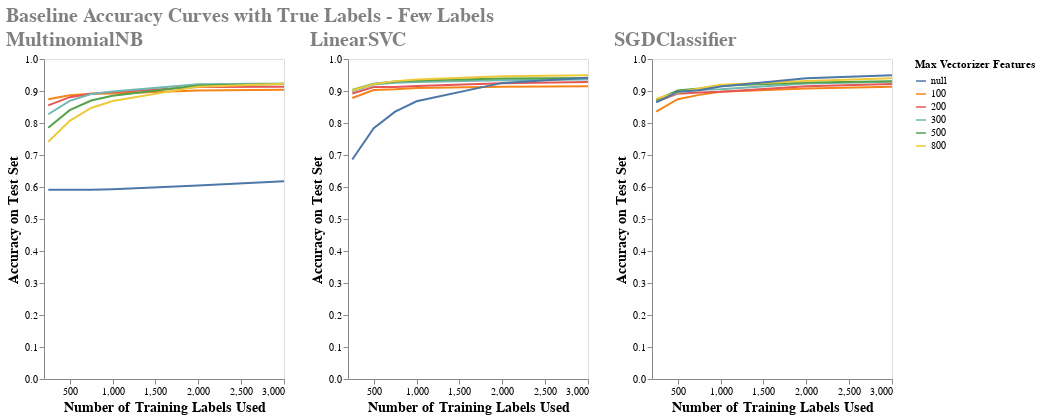

Write notebook code for a chart like this one.
### Markdown cell above
Zoom in to the early part of the chart and the first labels added.

### Code cell
upper_early_sample_limit = 3000
chrts_early = []
for model_type in model_dict.keys():
    chrts_early.append(chart_results_curve(df_results.loc[(df_results['model_type']==model_type) & (df_results['samples']<=upper_early_sample_limit)], model_type))

super_chrt_early = alt.hconcat(chrts_early[0] | chrts_early [1] | chrts_early [2]).properties(
    title='Baseline Accuracy Curves with True Labels - Few Labels'
).configure_title(
    fontSize=20,
    anchor='start',
    color='gray'
)
super_chrt_early.save('super_chrt_early.html')
super_chrt_early

### Figure 1 — Vega-Lite specification as saved in the notebook (floating-point values rounded to 4 significant figures)
{"usermeta": {"embedOptions": {"theme": "fivethirtyeight"}}, "config": {"view": {"continuousWidth": 400, "continuousHeight": 300}, "title": {"anchor": "start", "color": "gray", "fontSize": 20}}, "hconcat": [{"hconcat": [{"data": {"name": "data-f988212a88617365e2b28dd4eb2c5d6e"}, "mark": "line", "encoding": {"color": {"type": "nominal", "field": "vectorizer_num_features", "title": "Max Vectorizer Features"}, "tooltip": [{"type": "quantitative", "field": "samples", "format": ",.0f"}, {"type": "quantitative", "field": "test_accuracy", "format": ",.4f"}, {"type": "quantitative", "field": "vectorizer_num_features"}, {"type": "quantitative", "field": "run_time", "format": ",.4f"}], "x": {"type": "quantitative", "axis": {"grid": false, "title": "Number of Training Labels Used", "titleFontSize": 14}, "field": "samples"}, "y": {"type": "quantitative", "axis": {"grid": false, "title": "Accuracy on Test Set", "titleFontSize": 14}, "field": "test_accuracy", "scale": {"domain": [0.0, 1.0]}}}, "height": 320, "title": "MultinomialNB", "width": 240}, {"data": {"name": "data-8642ecf07e3af6ce29a9e333314ac62f"}, "mark": "line", "encoding": {"color": {"type": "nominal", "field": "vectorizer_num_features", "title": "Max Vectorizer Features"}, "tooltip": [{"type": "quantitative", "field": "samples", "format": ",.0f"}, {"type": "quantitative", "field": "test_accuracy", "format": ",.4f"}, {"type": "quantitative", "field": "vectorizer_num_features"}, {"type": "quantitative", "field": "run_time", "format": ",.4f"}], "x": {"type": "quantitative", "axis": {"grid": false, "title": "Number of Training Labels Used", "titleFontSize": 14}, "field": "samples"}, "y": {"type": "quantitative", "axis": {"grid": false, "title": "Accuracy on Test Set", "titleFontSize": 14}, "field": "test_accuracy", "scale": {"domain": [0.0, 1.0]}}}, "height": 320, "title": "LinearSVC", "width": 240}, {"data": {"name": "data-0bd81271b30c9e01176039b0a27c544c"}, "mark": "line", "encoding": {"color": {"type": "nominal", "field": "vectorizer_num_features", "title": "Max Vectorizer Features"}, "tooltip": [{"type": "quantitative", "field": "samples", "format": ",.0f"}, {"type": "quantitative", "field": "test_accuracy", "format": ",.4f"}, {"type": "quantitative", "field": "vectorizer_num_features"}, {"type": "quantitative", "field": "run_time", "format": ",.4f"}], "x": {"type": "quantitative", "axis": {"grid": false, "title": "Number of Training Labels Used", "titleFontSize": 14}, "field": "samples"}, "y": {"type": "quantitative", "axis": {"grid": false, "title": "Accuracy on Test Set", "titleFontSize": 14}, "field": "test_accuracy", "scale": {"domain": [0.0, 1.0]}}}, "height": 320, "title": "SGDClassifier", "width": 240}]}], "title": "Baseline Accuracy Curves with True Labels - Few Labels", "$schema": "https://vega.github.io/schema/vega-lite/v4.8.1.json", "datasets": {"data-f988212a88617365e2b28dd4eb2c5d6e": [{"model_type": "MultinomialNB", "vectorizer_num_features": 100, "semi_supervised": false, "samples": 250, "dummy_train_accuracy": 0.3347, "dummy_test_accuracy": 0.37, "train_accuracy": 0.9203, "test_accuracy": 0.8745, "run_time": 0.003001}, {"model_type": "MultinomialNB", "vectorizer_num_features": 100, "semi_supervised": false, "samples": 500, "dummy_train_accuracy": 0.3673, "dummy_test_accuracy": 0.3848, "train_accuracy": 0.9202, "test_accuracy": 0.8869, "run_time": 0.003}, {"model_type": "MultinomialNB", "vectorizer_num_features": 100, "semi_supervised": false, "samples": 750, "dummy_train_accuracy": 0.3728, "dummy_test_accuracy": 0.3884, "train_accuracy": 0.9108, "test_accuracy": 0.8914, "run_time": 0.004001}, {"model_type": "MultinomialNB", "vectorizer_num_features": 100, "semi_supervised": false, "samples": 1000, "dummy_train_accuracy": 0.3796, "dummy_test_accuracy": 0.3867, "train_accuracy": 0.9071, "test_accuracy": 0.892, "run_time": 0.003}, {"model_type": "MultinomialNB", "vectorizer_num_features": 100, "semi_supervised": false, "samples": 2000, "dummy_train_accuracy": 0.3828, "dummy_test_accuracy": 0.3835, "train_accuracy": 0.9055, "test_accuracy": 0.9013, "run_time": 0.005999}, {"model_type": "MultinomialNB", "vectorizer_num_features": 100, "semi_supervised": false, "samples": 3000, "dummy_train_accuracy": 0.3982, "dummy_test_accuracy": 0.3877, "train_accuracy": 0.9034, "test_accuracy": 0.904, "run_time": 0.01298}, {"model_type": "MultinomialNB", "vectorizer_num_features": 200, "semi_supervised": false, "samples": 250, "dummy_train_accuracy": 0.3347, "dummy_test_accuracy": 0.37, "train_accuracy": 0.9084, "test_accuracy": 0.8549, "run_time": 0.004003}, {"model_type": "MultinomialNB", "vectorizer_num_features": 200, "semi_supervised": false, "samples": 500, "dummy_train_accuracy": 0.3673, "dummy_test_accuracy": 0.3848, "train_accuracy": 0.9261, "test_accuracy": 0.8807, "run_time": 0.003015}, {"model_type": "MultinomialNB", "vectorizer_num_features": 200, "semi_supervised": false, "samples": 750, "dummy_train_accuracy": 0.3728, "dummy_test_accuracy": 0.3884, "train_accuracy": 0.9281, "test_accuracy": 0.8916, "run_time": 0.002997}, {"model_type": "MultinomialNB", "vectorizer_num_features": 200, "semi_supervised": false, "samples": 1000, "dummy_train_accuracy": 0.3796, "dummy_test_accuracy": 0.3867, "train_accuracy": 0.9281, "test_accuracy": 0.8964, "run_time": 0.003978}, {"model_type": "MultinomialNB", "vectorizer_num_features": 200, "semi_supervised": false, "samples": 2000, "dummy_train_accuracy": 0.3828, "dummy_test_accuracy": 0.3835, "train_accuracy": 0.929, "test_accuracy": 0.9124, "run_time": 0.005998}, {"model_type": "MultinomialNB", "vectorizer_num_features": 200, "semi_supervised": false, "samples": 3000, "dummy_train_accuracy": 0.3982, "dummy_test_accuracy": 0.3877, "train_accuracy": 0.923, "test_accuracy": 0.9136, "run_time": 0.009008}, {"model_type": "MultinomialNB", "vectorizer_num_features": 300, "semi_supervised": false, "samples": 250, "dummy_train_accuracy": 0.3347, "dummy_test_accuracy": 0.37, "train_accuracy": 0.8964, "test_accuracy": 0.8273, "run_time": 0.002987}, {"model_type": "MultinomialNB", "vectorizer_num_features": 300, "semi_supervised": false, "samples": 500, "dummy_train_accuracy": 0.3673, "dummy_test_accuracy": 0.3848, "train_accuracy": 0.9401, "test_accuracy": 0.8692, "run_time": 0.003001}, {"model_type": "MultinomialNB", "vectorizer_num_features": 300, "semi_supervised": false, "samples": 750, "dummy_train_accuracy": 0.3728, "dummy_test_accuracy": 0.3884, "train_accuracy": 0.9481, "test_accuracy": 0.8905, "run_time": 0.002998}, {"model_type": "MultinomialNB", "vectorizer_num_features": 300, "semi_supervised": false, "samples": 1000, "dummy_train_accuracy": 0.3796, "dummy_test_accuracy": 0.3867, "train_accuracy": 0.9431, "test_accuracy": 0.8985, "run_time": 0.003}, {"model_type": "MultinomialNB", "vectorizer_num_features": 300, "semi_supervised": false, "samples": 2000, "dummy_train_accuracy": 0.3828, "dummy_test_accuracy": 0.3835, "train_accuracy": 0.9395, "test_accuracy": 0.9209, "run_time": 0.006001}, {"model_type": "MultinomialNB", "vectorizer_num_features": 300, "semi_supervised": false, "samples": 3000, "dummy_train_accuracy": 0.3982, "dummy_test_accuracy": 0.3877, "train_accuracy": 0.9357, "test_accuracy": 0.9234, "run_time": 0.009006}, {"model_type": "MultinomialNB", "vectorizer_num_features": 500, "semi_supervised": false, "samples": 250, "dummy_train_accuracy": 0.3347, "dummy_test_accuracy": 0.37, "train_accuracy": 0.9004, "test_accuracy": 0.7854, "run_time": 0.003002}, {"model_type": "MultinomialNB", "vectorizer_num_features": 500, "semi_supervised": false, "samples": 500, "dummy_train_accuracy": 0.3673, "dummy_test_accuracy": 0.3848, "train_accuracy": 0.9222, "test_accuracy": 0.8402, "run_time": 0.004001}, {"model_type": "MultinomialNB", "vectorizer_num_features": 500, "semi_supervised": false, "samples": 750, "dummy_train_accuracy": 0.3728, "dummy_test_accuracy": 0.3884, "train_accuracy": 0.9348, "test_accuracy": 0.8703, "run_time": 0.005001}, {"model_type": "MultinomialNB", "vectorizer_num_features": 500, "semi_supervised": false, "samples": 1000, "dummy_train_accuracy": 0.3796, "dummy_test_accuracy": 0.3867, "train_accuracy": 0.9401, "test_accuracy": 0.8851, "run_time": 0.004001}, {"model_type": "MultinomialNB", "vectorizer_num_features": 500, "semi_supervised": false, "samples": 2000, "dummy_train_accuracy": 0.3828, "dummy_test_accuracy": 0.3835, "train_accuracy": 0.9455, "test_accuracy": 0.9175, "run_time": 0.005004}, {"model_type": "MultinomialNB", "vectorizer_num_features": 500, "semi_supervised": false, "samples": 3000, "dummy_train_accuracy": 0.3982, "dummy_test_accuracy": 0.3877, "train_accuracy": 0.942, "test_accuracy": 0.9219, "run_time": 0.008012}, {"model_type": "MultinomialNB", "vectorizer_num_features": 800, "semi_supervised": false, "samples": 250, "dummy_train_accuracy": 0.3347, "dummy_test_accuracy": 0.37, "train_accuracy": 0.8685, "test_accuracy": 0.7412, "run_time": 0.004001}, {"model_type": "MultinomialNB", "vectorizer_num_features": 800, "semi_supervised": false, "samples": 500, "dummy_train_accuracy": 0.3673, "dummy_test_accuracy": 0.3848, "train_accuracy": 0.9102, "test_accuracy": 0.8069, "run_time": 0.003008}, {"model_type": "MultinomialNB", "vectorizer_num_features": 800, "semi_supervised": false, "samples": 750, "dummy_train_accuracy": 0.3728, "dummy_test_accuracy": 0.3884, "train_accuracy": 0.9281, "test_accuracy": 0.847, "run_time": 0.003005}, {"model_type": "MultinomialNB", "vectorizer_num_features": 800, "semi_supervised": false, "samples": 1000, "dummy_train_accuracy": 0.3796, "dummy_test_accuracy": 0.3867, "train_accuracy": 0.9371, "test_accuracy": 0.8686, "run_time": 0.004}, {"model_type": "MultinomialNB", "vectorizer_num_features": 800, "semi_supervised": false, "samples": 2000, "dummy_train_accuracy": 0.3828, "dummy_test_accuracy": 0.3835, "train_accuracy": 0.9525, "test_accuracy": 0.9137, "run_time": 0.004976}, {"model_type": "MultinomialNB", "vectorizer_num_features": 800, "semi_supervised": false, "samples": 3000, "dummy_train_accuracy": 0.3982, "dummy_test_accuracy": 0.3877, "train_accuracy": 0.949, "test_accuracy": 0.9224, "run_time": 0.011}, {"model_type": "MultinomialNB", "vectorizer_num_features": null, "semi_supervised": false, "samples": 250, "dummy_train_accuracy": 0.3347, "dummy_test_accuracy": 0.37, "train_accuracy": 0.5976, "test_accuracy": 0.5916, "run_time": 0.06401}, {"model_type": "MultinomialNB", "vectorizer_num_features": null, "semi_supervised": false, "samples": 500, "dummy_train_accuracy": 0.3673, "dummy_test_accuracy": 0.3848, "train_accuracy": 0.5828, "test_accuracy": 0.5914, "run_time": 0.08101}, {"model_type": "MultinomialNB", "vectorizer_num_features": null, "semi_supervised": false, "samples": 750, "dummy_train_accuracy": 0.3728, "dummy_test_accuracy": 0.3884, "train_accuracy": 0.5912, "test_accuracy": 0.5914, "run_time": 0.096}, {"model_type": "MultinomialNB", "vectorizer_num_features": null, "semi_supervised": false, "samples": 1000, "dummy_train_accuracy": 0.3796, "dummy_test_accuracy": 0.3867, "train_accuracy": 0.6104, "test_accuracy": 0.5929, "run_time": 0.069}, {"model_type": "MultinomialNB", "vectorizer_num_features": null, "semi_supervised": false, "samples": 2000, "dummy_train_accuracy": 0.3828, "dummy_test_accuracy": 0.3835, "train_accuracy": 0.6472, "test_accuracy": 0.6047, "run_time": 0.07202}, {"model_type": "MultinomialNB", "vectorizer_num_features": null, "semi_supervised": false, "samples": 3000, "dummy_train_accuracy": 0.3982, "dummy_test_accuracy": 0.3877, "train_accuracy": 0.6701, "test_accuracy": 0.6177, "run_time": 0.068}], "data-8642ecf07e3af6ce29a9e333314ac62f": [{"model_type": "LinearSVC", "vectorizer_num_features": 100, "semi_supervised": false, "samples": 250, "dummy_train_accuracy": 0.3347, "dummy_test_accuracy": 0.37, "train_accuracy": 0.988, "test_accuracy": 0.878, "run_time": 0.005004}, {"model_type": "LinearSVC", "vectorizer_num_features": 100, "semi_supervised": false, "samples": 500, "dummy_train_accuracy": 0.3673, "dummy_test_accuracy": 0.3848, "train_accuracy": 0.9661, "test_accuracy": 0.9031, "run_time": 0.004001}, {"model_type": "LinearSVC", "vectorizer_num_features": 100, "semi_supervised": false, "samples": 750, "dummy_train_accuracy": 0.3728, "dummy_test_accuracy": 0.3884, "train_accuracy": 0.9481, "test_accuracy": 0.9052, "run_time": 0.004017}, {"model_type": "LinearSVC", "vectorizer_num_features": 100, "semi_supervised": false, "samples": 1000, "dummy_train_accuracy": 0.3796, "dummy_test_accuracy": 0.3867, "train_accuracy": 0.9481, "test_accuracy": 0.9096, "run_time": 0.008023}, {"model_type": "LinearSVC", "vectorizer_num_features": 100, "semi_supervised": false, "samples": 2000, "dummy_train_accuracy": 0.3828, "dummy_test_accuracy": 0.3835, "train_accuracy": 0.937, "test_accuracy": 0.9135, "run_time": 0.009004}, {"model_type": "LinearSVC", "vectorizer_num_features": 100, "semi_supervised": false, "samples": 3000, "dummy_train_accuracy": 0.3982, "dummy_test_accuracy": 0.3877, "train_accuracy": 0.9327, "test_accuracy": 0.9152, "run_time": 0.022}, {"model_type": "LinearSVC", "vectorizer_num_features": 200, "semi_supervised": false, "samples": 250, "dummy_train_accuracy": 0.3347, "dummy_test_accuracy": 0.37, "train_accuracy": 1.0, "test_accuracy": 0.8922, "run_time": 0.003}, {"model_type": "LinearSVC", "vectorizer_num_features": 200, "semi_supervised": false, "samples": 500, "dummy_train_accuracy": 0.3673, "dummy_test_accuracy": 0.3848, "train_accuracy": 0.994, "test_accuracy": 0.9121, "run_time": 0.003992}, {"model_type": "LinearSVC", "vectorizer_num_features": 200, "semi_supervised": false, "samples": 750, "dummy_train_accuracy": 0.3728, "dummy_test_accuracy": 0.3884, "train_accuracy": 0.988, "test_accuracy": 0.9127, "run_time": 0.006002}, {"model_type": "LinearSVC", "vectorizer_num_features": 200, "semi_supervised": false, "samples": 1000, "dummy_train_accuracy": 0.3796, "dummy_test_accuracy": 0.3867, "train_accuracy": 0.98, "test_accuracy": 0.9158, "run_time": 0.006001}, {"model_type": "LinearSVC", "vectorizer_num_features": 200, "semi_supervised": false, "samples": 2000, "dummy_train_accuracy": 0.3828, "dummy_test_accuracy": 0.3835, "train_accuracy": 0.9655, "test_accuracy": 0.9243, "run_time": 0.008999}, {"model_type": "LinearSVC", "vectorizer_num_features": 200, "semi_supervised": false, "samples": 3000, "dummy_train_accuracy": 0.3982, "dummy_test_accuracy": 0.3877, "train_accuracy": 0.9577, "test_accuracy": 0.9279, "run_time": 0.014}, {"model_type": "LinearSVC", "vectorizer_num_features": 300, "semi_supervised": false, "samples": 250, "dummy_train_accuracy": 0.3347, "dummy_test_accuracy": 0.37, "train_accuracy": 1.0, "test_accuracy": 0.8991, "run_time": 0.003002}, {"model_type": "LinearSVC", "vectorizer_num_features": 300, "semi_supervised": false, "samples": 500, "dummy_train_accuracy": 0.3673, "dummy_test_accuracy": 0.3848, "train_accuracy": 0.998, "test_accuracy": 0.9201, "run_time": 0.004001}, {"model_type": "LinearSVC", "vectorizer_num_features": 300, "semi_supervised": false, "samples": 750, "dummy_train_accuracy": 0.3728, "dummy_test_accuracy": 0.3884, "train_accuracy": 0.996, "test_accuracy": 0.9261, "run_time": 0.005001}, {"model_type": "LinearSVC", "vectorizer_num_features": 300, "semi_supervised": false, "samples": 1000, "dummy_train_accuracy": 0.3796, "dummy_test_accuracy": 0.3867, "train_accuracy": 0.985, "test_accuracy": 0.9284, "run_time": 0.005}, {"model_type": "LinearSVC", "vectorizer_num_features": 300, "semi_supervised": false, "samples": 2000, "dummy_train_accuracy": 0.3828, "dummy_test_accuracy": 0.3835, "train_accuracy": 0.977, "test_accuracy": 0.9338, "run_time": 0.01}, {"model_type": "LinearSVC", "vectorizer_num_features": 300, "semi_supervised": false, "samples": 3000, "dummy_train_accuracy": 0.3982, "dummy_test_accuracy": 0.3877, "train_accuracy": 0.9703, "test_accuracy": 0.9361, "run_time": 0.014}, {"model_type": "LinearSVC", "vectorizer_num_features": 500, "semi_supervised": false, "samples": 250, "dummy_train_accuracy": 0.3347, "dummy_test_accuracy": 0.37, "train_accuracy": 1.0, "test_accuracy": 0.9029, "run_time": 0.003995}, {"model_type": "LinearSVC", "vectorizer_num_features": 500, "semi_supervised": false, "samples": 500, "dummy_train_accuracy": 0.3673, "dummy_test_accuracy": 0.3848, "train_accuracy": 0.998, "test_accuracy": 0.923, "run_time": 0.004}, {"model_type": "LinearSVC", "vectorizer_num_features": 500, "semi_supervised": false, "samples": 750, "dummy_train_accuracy": 0.3728, "dummy_test_accuracy": 0.3884, "train_accuracy": 0.9947, "test_accuracy": 0.9295, "run_time": 0.00601}, {"model_type": "LinearSVC", "vectorizer_num_features": 500, "semi_supervised": false, "samples": 1000, "dummy_train_accuracy": 0.3796, "dummy_test_accuracy": 0.3867, "train_accuracy": 0.995, "test_accuracy": 0.9328, "run_time": 0.006}, {"model_type": "LinearSVC", "vectorizer_num_features": 500, "semi_supervised": false, "samples": 2000, "dummy_train_accuracy": 0.3828, "dummy_test_accuracy": 0.3835, "train_accuracy": 0.9865, "test_accuracy": 0.9388, "run_time": 0.01201}, {"model_type": "LinearSVC", "vectorizer_num_features": 500, "semi_supervised": false, "samples": 3000, "dummy_train_accuracy": 0.3982, "dummy_test_accuracy": 0.3877, "train_accuracy": 0.9837, "test_accuracy": 0.9408, "run_time": 0.017}, {"model_type": "LinearSVC", "vectorizer_num_features": 800, "semi_supervised": false, "samples": 250, "dummy_train_accuracy": 0.3347, "dummy_test_accuracy": 0.37, "train_accuracy": 1.0, "test_accuracy": 0.9013, "run_time": 0.003}, {"model_type": "LinearSVC", "vectorizer_num_features": 800, "semi_supervised": false, "samples": 500, "dummy_train_accuracy": 0.3673, "dummy_test_accuracy": 0.3848, "train_accuracy": 1.0, "test_accuracy": 0.9215, "run_time": 0.004}, {"model_type": "LinearSVC", "vectorizer_num_features": 800, "semi_supervised": false, "samples": 750, "dummy_train_accuracy": 0.3728, "dummy_test_accuracy": 0.3884, "train_accuracy": 0.9987, "test_accuracy": 0.9309, "run_time": 0.005003}, {"model_type": "LinearSVC", "vectorizer_num_features": 800, "semi_supervised": false, "samples": 1000, "dummy_train_accuracy": 0.3796, "dummy_test_accuracy": 0.3867, "train_accuracy": 0.998, "test_accuracy": 0.9361, "run_time": 0.008003}, {"model_type": "LinearSVC", "vectorizer_num_features": 800, "semi_supervised": false, "samples": 2000, "dummy_train_accuracy": 0.3828, "dummy_test_accuracy": 0.3835, "train_accuracy": 0.993, "test_accuracy": 0.9458, "run_time": 0.012}, {"model_type": "LinearSVC", "vectorizer_num_features": 800, "semi_supervised": false, "samples": 3000, "dummy_train_accuracy": 0.3982, "dummy_test_accuracy": 0.3877, "train_accuracy": 0.9903, "test_accuracy": 0.9495, "run_time": 0.016}, {"model_type": "LinearSVC", "vectorizer_num_features": null, "semi_supervised": false, "samples": 250, "dummy_train_accuracy": 0.3347, "dummy_test_accuracy": 0.37, "train_accuracy": 1.0, "test_accuracy": 0.6859, "run_time": 0.02498}, {"model_type": "LinearSVC", "vectorizer_num_features": null, "semi_supervised": false, "samples": 500, "dummy_train_accuracy": 0.3673, "dummy_test_accuracy": 0.3848, "train_accuracy": 1.0, "test_accuracy": 0.7837, "run_time": 0.029}, {"model_type": "LinearSVC", "vectorizer_num_features": null, "semi_supervised": false, "samples": 750, "dummy_train_accuracy": 0.3728, "dummy_test_accuracy": 0.3884, "train_accuracy": 1.0, "test_accuracy": 0.8356, "run_time": 0.03202}, {"model_type": "LinearSVC", "vectorizer_num_features": null, "semi_supervised": false, "samples": 1000, "dummy_train_accuracy": 0.3796, "dummy_test_accuracy": 0.3867, "train_accuracy": 1.0, "test_accuracy": 0.8679, "run_time": 0.038}, {"model_type": "LinearSVC", "vectorizer_num_features": null, "semi_supervised": false, "samples": 2000, "dummy_train_accuracy": 0.3828, "dummy_test_accuracy": 0.3835, "train_accuracy": 1.0, "test_accuracy": 0.9253, "run_time": 0.04498}, {"model_type": "LinearSVC", "vectorizer_num_features": null, "semi_supervised": false, "samples": 3000, "dummy_train_accuracy": 0.3982, "dummy_test_accuracy": 0.3877, "train_accuracy": 1.0, "test_accuracy": 0.9416, "run_time": 0.11}], "data-0bd81271b30c9e01176039b0a27c544c": [{"model_type": "SGDClassifier", "vectorizer_num_features": 100, "semi_supervised": false, "samples": 250, "dummy_train_accuracy": 0.3347, "dummy_test_accuracy": 0.37, "train_accuracy": 0.996, "test_accuracy": 0.8359, "run_time": 0.118}, {"model_type": "SGDClassifier", "vectorizer_num_features": 100, "semi_supervised": false, "samples": 500, "dummy_train_accuracy": 0.3673, "dummy_test_accuracy": 0.3848, "train_accuracy": 0.98, "test_accuracy": 0.8743, "run_time": 0.116}, {"model_type": "SGDClassifier", "vectorizer_num_features": 100, "semi_supervised": false, "samples": 750, "dummy_train_accuracy": 0.3728, "dummy_test_accuracy": 0.3884, "train_accuracy": 0.9707, "test_accuracy": 0.8879, "run_time": 0.118}, {"model_type": "SGDClassifier", "vectorizer_num_features": 100, "semi_supervised": false, "samples": 1000, "dummy_train_accuracy": 0.3796, "dummy_test_accuracy": 0.3867, "train_accuracy": 0.96, "test_accuracy": 0.8977, "run_time": 0.112}, {"model_type": "SGDClassifier", "vectorizer_num_features": 100, "semi_supervised": false, "samples": 2000, "dummy_train_accuracy": 0.3828, "dummy_test_accuracy": 0.3835, "train_accuracy": 0.939, "test_accuracy": 0.9077, "run_time": 0.121}, {"model_type": "SGDClassifier", "vectorizer_num_features": 100, "semi_supervised": false, "samples": 3000, "dummy_train_accuracy": 0.3982, "dummy_test_accuracy": 0.3877, "train_accuracy": 0.9314, "test_accuracy": 0.9131, "run_time": 0.121}, {"model_type": "SGDClassifier", "vectorizer_num_features": 200, "semi_supervised": false, "samples": 250, "dummy_train_accuracy": 0.3347, "dummy_test_accuracy": 0.37, "train_accuracy": 1.0, "test_accuracy": 0.8662, "run_time": 0.12}, {"model_type": "SGDClassifier", "vectorizer_num_features": 200, "semi_supervised": false, "samples": 500, "dummy_train_accuracy": 0.3673, "dummy_test_accuracy": 0.3848, "train_accuracy": 1.0, "test_accuracy": 0.8916, "run_time": 0.117}, {"model_type": "SGDClassifier", "vectorizer_num_features": 200, "semi_supervised": false, "samples": 750, "dummy_train_accuracy": 0.3728, "dummy_test_accuracy": 0.3884, "train_accuracy": 0.9973, "test_accuracy": 0.8954, "run_time": 0.12}, {"model_type": "SGDClassifier", "vectorizer_num_features": 200, "semi_supervised": false, "samples": 1000, "dummy_train_accuracy": 0.3796, "dummy_test_accuracy": 0.3867, "train_accuracy": 0.991, "test_accuracy": 0.898, "run_time": 0.111}, {"model_type": "SGDClassifier", "vectorizer_num_features": 200, "semi_supervised": false, "samples": 2000, "dummy_train_accuracy": 0.3828, "dummy_test_accuracy": 0.3835, "train_accuracy": 0.9755, "test_accuracy": 0.9152, "run_time": 0.119}, {"model_type": "SGDClassifier", "vectorizer_num_features": 200, "semi_supervised": false, "samples": 3000, "dummy_train_accuracy": 0.3982, "dummy_test_accuracy": 0.3877, "train_accuracy": 0.9657, "test_accuracy": 0.9216, "run_time": 0.122}, {"model_type": "SGDClassifier", "vectorizer_num_features": 300, "semi_supervised": false, "samples": 250, "dummy_train_accuracy": 0.3347, "dummy_test_accuracy": 0.37, "train_accuracy": 1.0, "test_accuracy": 0.8712, "run_time": 0.116}, {"model_type": "SGDClassifier", "vectorizer_num_features": 300, "semi_supervised": false, "samples": 500, "dummy_train_accuracy": 0.3673, "dummy_test_accuracy": 0.3848, "train_accuracy": 1.0, "test_accuracy": 0.8947, "run_time": 0.113}, {"model_type": "SGDClassifier", "vectorizer_num_features": 300, "semi_supervised": false, "samples": 750, "dummy_train_accuracy": 0.3728, "dummy_test_accuracy": 0.3884, "train_accuracy": 1.0, "test_accuracy": 0.9043, "run_time": 0.108}, {"model_type": "SGDClassifier", "vectorizer_num_features": 300, "semi_supervised": false, "samples": 1000, "dummy_train_accuracy": 0.3796, "dummy_test_accuracy": 0.3867, "train_accuracy": 0.997, "test_accuracy": 0.9053, "run_time": 0.122}, {"model_type": "SGDClassifier", "vectorizer_num_features": 300, "semi_supervised": false, "samples": 2000, "dummy_train_accuracy": 0.3828, "dummy_test_accuracy": 0.3835, "train_accuracy": 0.99, "test_accuracy": 0.9231, "run_time": 0.117}, {"model_type": "SGDClassifier", "vectorizer_num_features": 300, "semi_supervised": false, "samples": 3000, "dummy_train_accuracy": 0.3982, "dummy_test_accuracy": 0.3877, "train_accuracy": 0.9823, "test_accuracy": 0.9286, "run_time": 0.122}, {"model_type": "SGDClassifier", "vectorizer_num_features": 500, "semi_supervised": false, "samples": 250, "dummy_train_accuracy": 0.3347, "dummy_test_accuracy": 0.37, "train_accuracy": 1.0, "test_accuracy": 0.8718, "run_time": 0.111}, {"model_type": "SGDClassifier", "vectorizer_num_features": 500, "semi_supervised": false, "samples": 500, "dummy_train_accuracy": 0.3673, "dummy_test_accuracy": 0.3848, "train_accuracy": 1.0, "test_accuracy": 0.9016, "run_time": 0.111}, {"model_type": "SGDClassifier", "vectorizer_num_features": 500, "semi_supervised": false, "samples": 750, "dummy_train_accuracy": 0.3728, "dummy_test_accuracy": 0.3884, "train_accuracy": 1.0, "test_accuracy": 0.9081, "run_time": 0.108}, {"model_type": "SGDClassifier", "vectorizer_num_features": 500, "semi_supervised": false, "samples": 1000, "dummy_train_accuracy": 0.3796, "dummy_test_accuracy": 0.3867, "train_accuracy": 0.999, "test_accuracy": 0.9167, "run_time": 0.112}, {"model_type": "SGDClassifier", "vectorizer_num_features": 500, "semi_supervised": false, "samples": 2000, "dummy_train_accuracy": 0.3828, "dummy_test_accuracy": 0.3835, "train_accuracy": 0.9965, "test_accuracy": 0.9265, "run_time": 0.108}, {"model_type": "SGDClassifier", "vectorizer_num_features": 500, "semi_supervised": false, "samples": 3000, "dummy_train_accuracy": 0.3982, "dummy_test_accuracy": 0.3877, "train_accuracy": 0.9937, "test_accuracy": 0.9301, "run_time": 0.109}, {"model_type": "SGDClassifier", "vectorizer_num_features": 800, "semi_supervised": false, "samples": 250, "dummy_train_accuracy": 0.3347, "dummy_test_accuracy": 0.37, "train_accuracy": 1.0, "test_accuracy": 0.8758, "run_time": 0.116}, {"model_type": "SGDClassifier", "vectorizer_num_features": 800, "semi_supervised": false, "samples": 500, "dummy_train_accuracy": 0.3673, "dummy_test_accuracy": 0.3848, "train_accuracy": 1.0, "test_accuracy": 0.8956, "run_time": 0.115}, {"model_type": "SGDClassifier", "vectorizer_num_features": 800, "semi_supervised": false, "samples": 750, "dummy_train_accuracy": 0.3728, "dummy_test_accuracy": 0.3884, "train_accuracy": 1.0, "test_accuracy": 0.908, "run_time": 0.114}, {"model_type": "SGDClassifier", "vectorizer_num_features": 800, "semi_supervised": false, "samples": 1000, "dummy_train_accuracy": 0.3796, "dummy_test_accuracy": 0.3867, "train_accuracy": 0.999, "test_accuracy": 0.9192, "run_time": 0.116}, {"model_type": "SGDClassifier", "vectorizer_num_features": 800, "semi_supervised": false, "samples": 2000, "dummy_train_accuracy": 0.3828, "dummy_test_accuracy": 0.3835, "train_accuracy": 0.999, "test_accuracy": 0.9314, "run_time": 0.113}, {"model_type": "SGDClassifier", "vectorizer_num_features": 800, "semi_supervised": false, "samples": 3000, "dummy_train_accuracy": 0.3982, "dummy_test_accuracy": 0.3877, "train_accuracy": 0.9983, "test_accuracy": 0.94, "run_time": 0.116}, {"model_type": "SGDClassifier", "vectorizer_num_features": null, "semi_supervised": false, "samples": 250, "dummy_train_accuracy": 0.3347, "dummy_test_accuracy": 0.37, "train_accuracy": 1.0, "test_accuracy": 0.8644, "run_time": 0.15}, {"model_type": "SGDClassifier", "vectorizer_num_features": null, "semi_supervised": false, "samples": 500, "dummy_train_accuracy": 0.3673, "dummy_test_accuracy": 0.3848, "train_accuracy": 1.0, "test_accuracy": 0.898, "run_time": 0.143}, {"model_type": "SGDClassifier", "vectorizer_num_features": null, "semi_supervised": false, "samples": 750, "dummy_train_accuracy": 0.3728, "dummy_test_accuracy": 0.3884, "train_accuracy": 1.0, "test_accuracy": 0.9024, "run_time": 0.144}, {"model_type": "SGDClassifier", "vectorizer_num_features": null, "semi_supervised": false, "samples": 1000, "dummy_train_accuracy": 0.3796, "dummy_test_accuracy": 0.3867, "train_accuracy": 1.0, "test_accuracy": 0.9141, "run_time": 0.147}, {"model_type": "SGDClassifier", "vectorizer_num_features": null, "semi_supervised": false, "samples": 2000, "dummy_train_accuracy": 0.3828, "dummy_test_accuracy": 0.3835, "train_accuracy": 1.0, "test_accuracy": 0.9398, "run_time": 0.152}, {"model_type": "SGDClassifier", "vectorizer_num_features": null, "semi_supervised": false, "samples": 3000, "dummy_train_accuracy": 0.3982, "dummy_test_accuracy": 0.3877, "train_accuracy": 1.0, "test_accuracy": 0.9489, "run_time": 0.16}]}}
